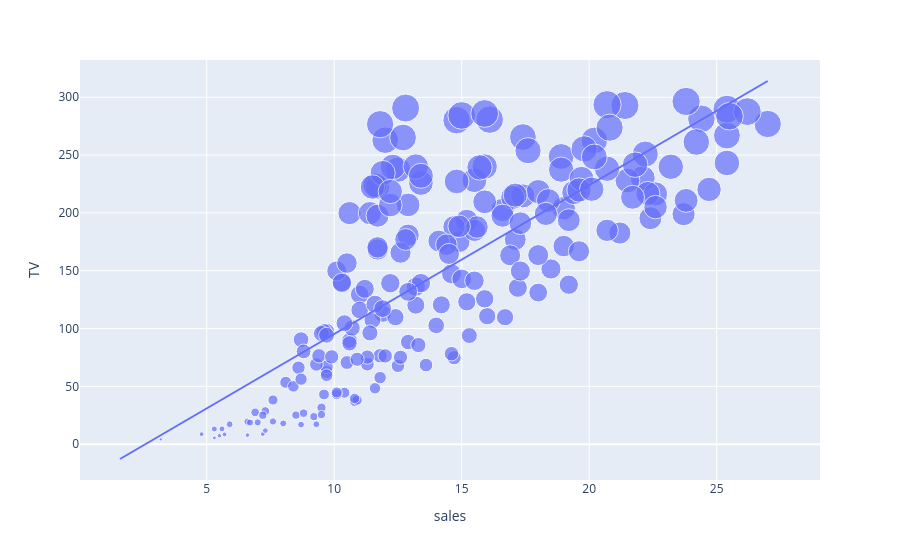

Here is the notebook cell this chart was saved with:
### Code cell
# Let's Visualise the data
# Visualise relationship between amount spendt on platforms and theie corresponding units sold

import plotly.express as px
import plotly.graph_objects as go

# TV

figure = px.scatter(data_frame = data, x="sales", # Changed 'Sales' to 'sales'
                    y="TV", size="TV", trendline="ols")
figure.show()

### Figure 1 — Plotly figure (JSON) as saved in the notebook; plotly's stock layout.template omitted (floating-point values rounded to 4 significant figures; data arrays with more than 128 entries replaced by an {"elided": "..."} marker saying what was removed)
{"data": [{"hovertemplate": "sales=%{x}<br>TV=%{marker.size}<extra></extra>", "legendgroup": "", "marker": {"color": "#636efa", "size": {"elided": "200 float values"}, "sizemode": "area", "sizeref": 0.741, "symbol": "circle"}, "mode": "markers", "name": "", "orientation": "v", "showlegend": false, "type": "scatter", "x": {"elided": "200 float values"}, "xaxis": "x", "y": {"elided": "200 float values"}, "yaxis": "y"}, {"hovertemplate": "<b>OLS trendline</b><br>TV = 12.8717 * sales + -33.4502<br>R<sup>2</sup>=0.611875<br><br>sales=%{x}<br>TV=%{y} <b>(trend)</b><extra></extra>", "legendgroup": "", "marker": {"color": "#636efa", "symbol": "circle"}, "mode": "lines", "name": "", "showlegend": false, "type": "scatter", "x": {"elided": "200 float values"}, "xaxis": "x", "y": {"elided": "200 float values"}, "yaxis": "y"}], "layout": {"legend": {"itemsizing": "constant", "tracegroupgap": 0}, "margin": {"t": 60}, "xaxis": {"anchor": "y", "domain": [0, 1], "title": {"text": "sales"}}, "yaxis": {"anchor": "x", "domain": [0, 1], "title": {"text": "TV"}}}}
